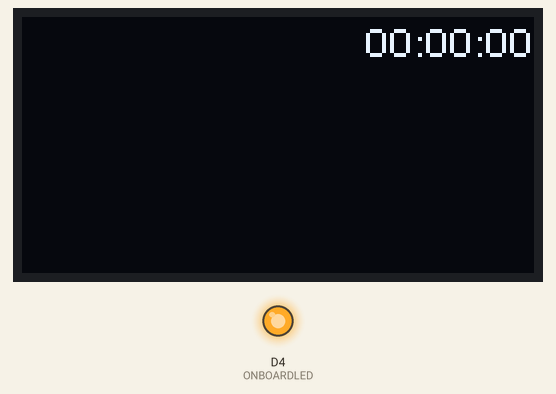
This sketch was run on a simulated ESP8266 (NodeMCU). Parts: 128×64 one-colour display, output pins drawn as LEDs (lit = HIGH). WiFi joins after 1.5 s; servers stay silent unless stated; the local clock reads 2024-03-15 10:24:30 at power-on unless the sketch sets it; what the sketch prints to the serial monitor is not drawn.

Above: at 0.2 s.
At 9.6 s:
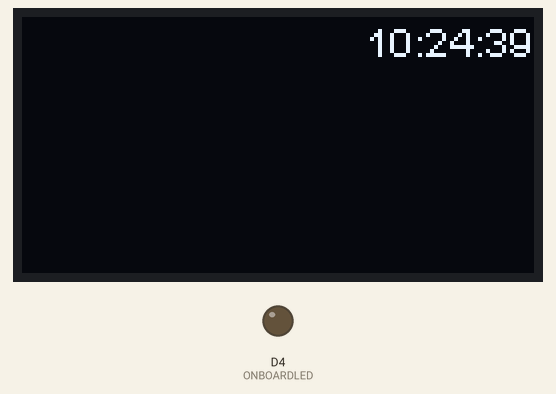
At 19.6 s:
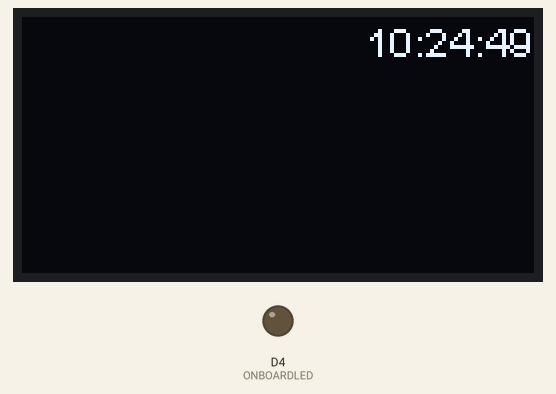
At 37.7 s:
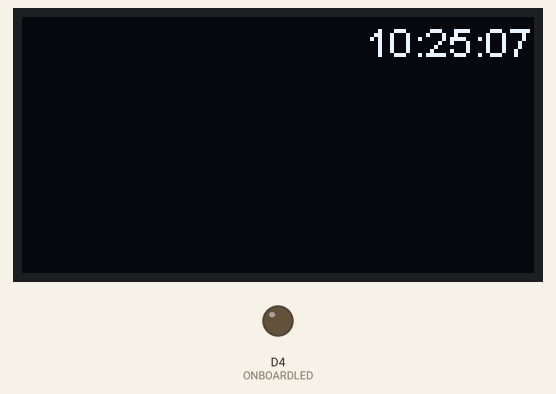
Timing chart, 0 to 39.2 s (numbered marks = the images above):
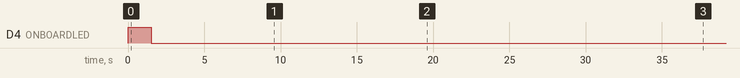

The sketch:

clockNTP.ino
```cpp
// (licence header left out)
/*
 Name:    NtpClient.ino
 Created: 20/08/2016
 Author:  gmag11@gmail.com
 Editor:  http://www.visualmicro.com
*/
// Include the correct display library
// For a connection via I2C using Wire include
#include <Wire.h>  // Only needed for Arduino 1.6.5 and earlier
//#include "SSD1306.h" // alias for `#include "SSD1306Wire.h"`
 #include "SH1106.h"// alis for `#include "SH1106Wire.h"`
// For a connection via I2C using brzo_i2c (must be installed) include
// #include <brzo_i2c.h> // Only needed for Arduino 1.6.5 and earlier
// #include "SSD1306Brzo.h"
// #include "SH1106Brzo.h"
// For a connection via SPI include
// #include <SPI.h> // Only needed for Arduino 1.6.5 and earlier
// #include "SSD1306Spi.h"
// #include "SH1106SPi.h"


// Initialize the OLED display using SPI
// D5 -> CLK
// D7 -> MOSI (DOUT)
// D0 -> RES
// D2 -> DC
// D8 -> CS
// SSD1306Spi        display(D0, D2, D8);
// or
// SH1106Spi         display(D0, D2);

// Initialize the OLED display using brzo_i2c
// D3 -> SDA
// D5 -> SCL
// SSD1306Brzo display(0x3c, D3, D5);
// or
// SH1106Brzo  display(0x3c, D3, D5);

// Initialize the OLED display using Wire library
//SSD1306  display(0x3c, D3, D5);
 SH1106 display(0x3c, D1, D2);


#define DEMO_DURATION 3000
typedef void (*Demo)(void);

int demoMode = 0;
int counter = 1;
char aktualnyCzas[100];


/*oled interface */

#include <TimeLib.h>
//#include "WifiConfig.h"
#include <NtpClientLib.h>
#include <ESP8266WiFi.h>

#ifndef WIFI_CONFIG_H
#define YOUR_WIFI_SSID "NETIASPOT-C61350"
#define YOUR_WIFI_PASSWD "wiktorpatryk"
#endif // !WIFI_CONFIG_H

#define ONBOARDLED 2 // Built in LED on ESP-12/ESP-07

int8_t timeZone = 1;

// Start NTP only after IP network is connected
void onSTAGotIP(WiFiEventStationModeGotIP ipInfo) {
  Serial.printf("Got IP: %s\r\n", ipInfo.ip.toString().c_str());
  NTP.begin("pool.ntp.org", timeZone, true);
  NTP.setInterval(63);
  digitalWrite(ONBOARDLED, LOW); // Turn on LED
}

// Manage network disconnection
void onSTADisconnected(WiFiEventStationModeDisconnected event_info) {
  Serial.printf("Disconnected from SSID: %s\n", event_info.ssid.c_str());
  Serial.printf("Reason: %d\n", event_info.reason);
  digitalWrite(ONBOARDLED, HIGH); // Turn off LED
  //NTP.stop(); // NTP sync can be disabled to avoid sync errors
}

void processSyncEvent(NTPSyncEvent_t ntpEvent) {
  if (ntpEvent) {
    Serial.print("Time Sync error: ");
    if (ntpEvent == noResponse)
      Serial.println("NTP server not reachable");
    else if (ntpEvent == invalidAddress)
      Serial.println("Invalid NTP server address");
  }
  else {
    Serial.print("Got NTP time: ");
    Serial.println(NTP.getTimeDateString(NTP.getLastNTPSync()));
  }
}

boolean syncEventTriggered = false; // True if a time even has been triggered
NTPSyncEvent_t ntpEvent; // Last triggered event

void drawTime() {
    // Font Demo1
    // create more fonts at http://oleddisplay.squix.ch/
    display.setTextAlignment(TEXT_ALIGN_LEFT);
    display.setFont(ArialMT_Plain_10);
    display.drawString(86, 0,  aktualnyCzas);
}

Demo demos[] = {drawTime};//, drawTextFlowDemo, drawTextAlignmentDemo, drawRectDemo, drawCircleDemo, drawProgressBarDemo, drawImageDemo};
int demoLength = (sizeof(demos) / sizeof(Demo));
long timeSinceLastModeSwitch = 0;

void setup()
{

  // Initialising the UI will init the display too.
  display.init();

  display.flipScreenVertically();
  display.setFont(ArialMT_Plain_10);


  static WiFiEventHandler e1, e2;

  Serial.begin(115200);
    Serial.println();
  WiFi.mode(WIFI_STA);
  WiFi.begin(YOUR_WIFI_SSID, YOUR_WIFI_PASSWD);

  pinMode(ONBOARDLED, OUTPUT); // Onboard LED
  digitalWrite(ONBOARDLED, HIGH); // Switch off LED

  NTP.onNTPSyncEvent([](NTPSyncEvent_t event) {
    ntpEvent = event;
    syncEventTriggered = true;
  });

  // Deprecated
  /*WiFi.onEvent([](WiFiEvent_t e) {
    Serial.printf("Event wifi -----> %d\n", e);
  });*/

  e1 = WiFi.onStationModeGotIP(onSTAGotIP);// As soon WiFi is connected, start NTP Client
  e2 = WiFi.onStationModeDisconnected(onSTADisconnected);


}

void loop()
{
  static int i = 0;
  static int last = 0;

  if (syncEventTriggered) {
    processSyncEvent(ntpEvent);
    syncEventTriggered = false;
  }

  display.clear();
  // draw the current demo method
  demos[demoMode]();


// write the buffer to the display
  display.display();

   if (millis() - timeSinceLastModeSwitch > DEMO_DURATION) {
    demoMode = (demoMode + 1)  % demoLength;
    timeSinceLastModeSwitch = millis();
  }

  if ((millis() - last) > 100) {
    //Serial.println(millis() - last);
    last = millis();
  /*  Serial.print(i); Serial.print(" ");
    Serial.print(NTP.getTimeDateString()); Serial.print(" ");
    Serial.print(NTP.isSummerTime() ? "Summer Time. " : "Winter Time. ");
    Serial.print("WiFi is ");
    Serial.print(WiFi.isConnected() ? "connected" : "not connected"); Serial.print(". ");
    Serial.print("Uptime: ");
    Serial.print(NTP.getUptimeString()); Serial.print(" since ");
   Serial.println(NTP.getTimeDateString(NTP.getFirstSync()).c_str());*/
   strncpy(aktualnyCzas,NTP.getTimeDateString().c_str(),9);


    i++;
  }
  delay(0);
}
```

Measured:
- by itself, D4 (ONBOARDLED): HIGH → LOW at 1.5 s
- what the display in image 0 shows lasts 0.9 s, from 0.1 s to 1.0 s
- what the display in image 1 shows lasts 1.1 s, from 9.5 s to 10.6 s
